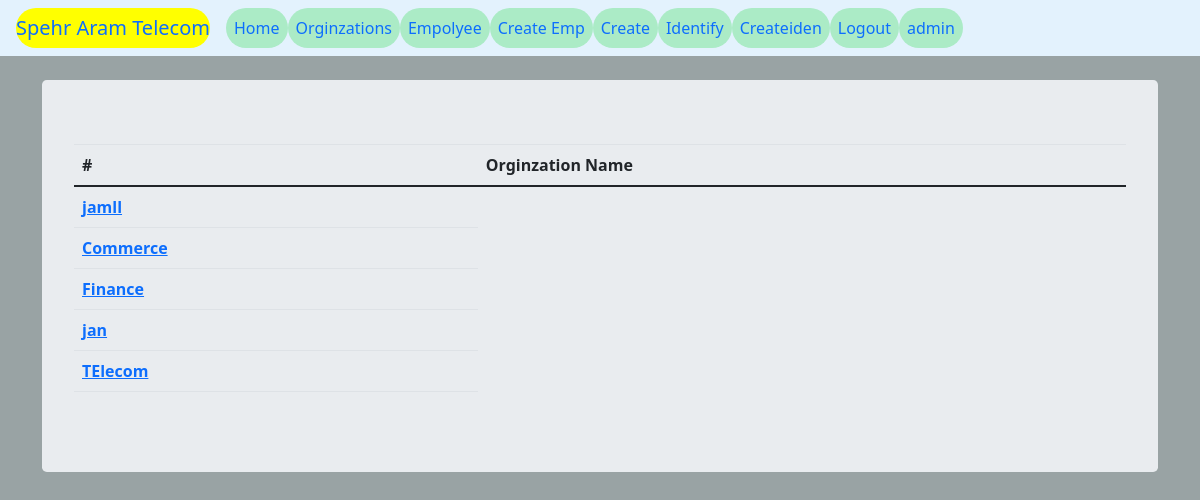
The app's page /spehr/ (signed in) with its own data.
### spehr/models.py (models this page shows, shortened)
class Orginization(models.Model):
    user = models.ForeignKey(User, related_name="posts",on_delete=models.CASCADE)
    name = models.CharField(max_length=200,unique=True)
    slug = models.SlugField(null=True,blank=True)
    description = models.TextField(max_length=400,blank=True)

### spehr/views.py (the view)
# urls.py: path('',views.OrginizationListView.as_view(),name='orgin_list'),
class OrginizationListView(PermissionRequiredMixin,LoginRequiredMixin,ListView):
    context_object_name = 'orginization'
    model = Orginization
    template_name = 'spehr/orginization_list_view.html'
    permission_required = ""

### spehr/templates/spehr/orginization_list_view.html
{% extends 'base.html'  %}
{% block content %}
    <table class="table">
      <thead>
    <tr>
      <th scope="col">#</th>
      <th scope="col">Orginzation Name </th>
    </tr>
  </thead>
  <tbody>
    {% for orgini in orginization %}
    <tr>
      <th scope="row">
          <a href="{% url 'spehr:detail' slug=orgini.slug %}">{{orgini.name}}</a><br>
        </th>
    </tr>
{% endfor %}
  </tbody>
</table>
{% endblock %}

### templates/base.html (shortened to what this page needs)
<!DOCTYPE html>
{% load static %}
<html lang="en" dir="ltr">
  <head>
    <link rel="stylesheet" href="{% static "css/sss.css" %}">
    <link rel="stylesheet" href="{% static "css/bop.css" %}">
    <link href="https://cdn.jsdelivr.net/npm/bootstrap@5.0.0-beta3/dist/css/bootstrap.min.css" rel="stylesheet">
  </head>
  <body>
    <nav class="navbar navbar-expand-lg" style="background-color: #e3f2fd;" id="1">
      <a class="navbar-brand" href="#">Spehr Aram Telecom</a>
      <div class="collapse navbar-collapse" id="navbarText">
      <ul class="navbar-nav mr-auto">
        <li class="nav-item active">
          <a class="nav-link" href="{% url 'index' %}">Home <span class="sr-only">(current)</span></a>
        </li>
        {% if request.user.is_authenticated %}
        <span class="n1">
          <li class="nav-item" >
            <a class="nav-link" href="{% url 'spehr:orgin_list' %}">Orginzations</a>
          </li>
        </span>
        <li class="nav-item">
          <a class="nav-link" href="{% url 'spehr:emp_list' %}">Empolyee</a>
        </li>
        <li class="nav-item">
          <a class="nav-link" href="{% url 'spehr:create_emp'%}">Create Emp</a>
        </li>
        <li class="nav-item">
          <a class="nav-link" href="{% url 'spehr:create' %}">Create</a>
        </li>
        <li class="nav-item">
          <a class="nav-link" href="{% url 'spehr:identify' %}">Identify</a>
        </li>
        <li class="nav-item">
          <a class="nav-link" href="{% url 'spehr:createiden' %}">Createiden</a>
        </li>
        <li class="nav-item">
          <a class="nav-link" href="{% url 'user_logout'%}">Logout</a>
        </li>
        <li class="nav-item">
          <a class="nav-link" href="#">{{request.user.username}}</a>
        </li>
      {% endif %}
    </div>
  </nav>
    <div class="container"><br>
      <div class="jumbotron">
        {% block content %}{% endblock %}
      </div>
    </div>
  </body>
</html>

### spehr/static/css/sss.css (style rules this page uses)
div { height: auto; width: auto; }

### templates/base.html (style rules this page uses)
.nav-item { background-color: #ABEBC6; border-radius: 25px; }
.navbar-brand { background-color: yellow; border-radius: 40px; }
body { background-image: url("static/images/bb.JPG"); background-color: #99A3A4; background-repeat: no-repeat; background-size: 100% 1000px; }

### records on screen
Orginization: name "jamll"
Orginization: name "Commerce"
Orginization: name "Finance"
Orginization: name "jan"
Orginization: name "TElecom"

### other values on screen
{{ request.user.username }} "admin"
